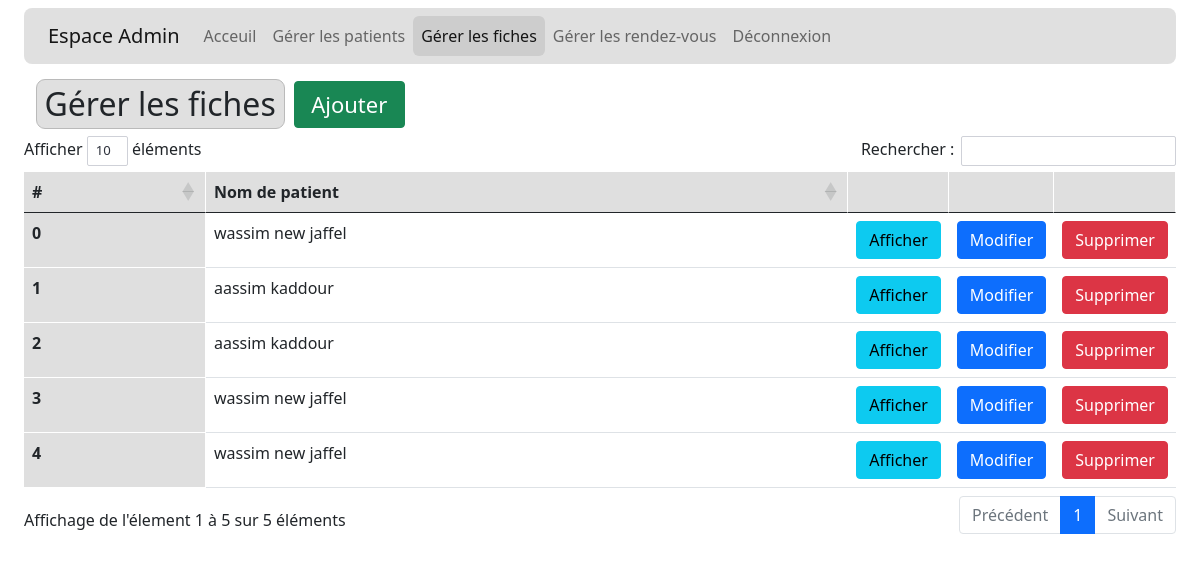
Screenshot of /manage_fiche/index.php (signed in) with the database file from the repository.
### tables this page shows
CREATE TABLE `fiche` (
  `id` int(11) NOT NULL,
  `id_patient` int(11) NOT NULL,
  `teeth` varchar(255) NOT NULL,
  `observations` longtext NOT NULL
);

CREATE TABLE `patient` (
  `id` int(11) NOT NULL,
  `nom` varchar(45) NOT NULL,
  `prenom` varchar(45) NOT NULL,
  `date_de_naissance` date NOT NULL,
  `adresse` varchar(45) DEFAULT NULL,
  `tel` varchar(45) DEFAULT NULL,
  `profession` varchar(45) DEFAULT NULL
);

### src/services/fiche_service.php (called while the page is built, shortened)
<?php
include($_SERVER["DOCUMENT_ROOT"]."/src/models/fiche.php");
class fiche_service
{
    protected $_db;
    public function __construct(PDO $db)
    {
        $this->_db = $db;
    }
    public function getAll()
    {
        include("patient_service.php");
        $patient_service = new patient_service($this->_db);
        $sql="SELECT * FROM `fiche`";
        $result = $this->_db->query($sql);
        $fiches = [];
        while($donneee=$result->fetch()){
            $patient = $patient_service->getById($donneee['id_patient']);
            $_fiche = new fiche($donneee['id'],$patient,$donneee['teeth'],$donneee['observations']);
            array_push($fiches,$_fiche);
        }
        return $fiches;
    }
}

### src/services/patient_service.php (called while the page is built, shortened)
<?php
include($_SERVER["DOCUMENT_ROOT"]."/src/models/patient.php");
class patient_service
{
    protected $_db;
    public function __construct(PDO $db)
    {
        $this->_db = $db;
    }
    public function getById($id)
    {
        $sql="SELECT * FROM patient WHERE id=$id";
        $result = $this->_db->query($sql);
        while($donneee=$result->fetch()){
            $_patient = new patient($donneee['id'],$donneee['nom'],$donneee['prenom'],$donneee['date_de_naissance'],$donneee['adresse'],$donneee['tel'],$donneee['profession']);
        }
        return $_patient;
    }
}

### src/models/fiche.php (called while the page is built, shortened)
<?php
class fiche
{
    protected $id;
    protected $patient;
    public function __construct($id, $patient, $teeth,$observations)
    {
       $this->id = $id;
       $this->patient = $patient;
    }
    public function getId()
    {
        return $this->id;
    }
    public function getpatient()
    {
        return $this->patient;
    }
}
?>

### src/models/patient.php (called while the page is built, shortened)
<?php
class patient
{
    protected $first_name;
    protected $last_name;
    public function __construct($id, $first_name, $last_name,$anniversary,$address,$tel,$work)
    {
       $this->first_name = $first_name;
       $this->last_name = $last_name;
    }
    public function getFirst_name()
    {
        return $this->first_name;
    }
    public function getLast_name()
    {
        return $this->last_name;
    }
}
?>

### manage_fiche/index.php (the view, shortened to what this page needs)
<?php
include("../src/services/fiche_service.php");
include('../db/config.php');
?>
<!DOCTYPE html>
<html lang="fr">
<head>
    <link href="https://cdn.jsdelivr.net/npm/bootstrap@5.1.0/dist/css/bootstrap.min.css" rel="stylesheet"
>
    <link href="../assets/style.css" rel="stylesheet">
    <link href="https://cdn.datatables.net/1.10.25/css/dataTables.bootstrap5.min.css" rel="stylesheet"
>
</head>
<body>
    <nav class="navbar navbar-light " aria-label="First navbar example">
        <div class="container-fluid">
            <div class="row" style="width: 100%;margin: auto;">
                <div class="col-md-12 col-lg-12">
                    <nav class="navbar navbar-expand-lg navbar-light bg-light" style="
    background-color: #d6d6d6bf !important;
    border-radius: 8px;
">
                        <div class="container-fluid">
                            <a class="navbar-brand" href="/">Espace Admin</a>
                            <div class="collapse navbar-collapse" id="navbarSupportedContent">
                                <ul class="navbar-nav me-auto mb-2 mb-lg-0">
                                    <li class="nav-item">
                                        <a class="nav-link" aria-current="page" href="/">Acceuil</a>
                                    </li>
                                    <li class="nav-item">
                                        <a class="nav-link" href="/manage_patient/">Gérer les patients</a>
                                    </li>
                                    <li class="nav-item">
                                        <a class="nav-link active" href="/manage_fiche/">Gérer les fiches</a>
                                    </li>
                                    <li class="nav-item">
                                        <a class="nav-link" href="/manage_appointment/">Gérer les rendez-vous</a>
                                    </li>
                                    <li class="nav-item">
                                        <a class="nav-link" href="/logout.php">Déconnexion</a>
                                    </li>
                                </ul>
                            </div>
                        </div>
                    </nav>
                </div>
            </div>
        </div>
    </nav>
    <div class="row" style="width: 98%;margin: auto;">
        <div class="col-md-12 col-lg-12">
            <div class="row" style="width: 98%;margin: auto;">
                <h2
                    style="width: fit-content;margin-bottom: 7px;margin-top: 7px;background-color: #e0e0e0;padding: 5px 8px;border-radius: 9px;border: 1px solid #bababa;float: left;">
                    Gérer les fiches</h2>
                <a href="add_fiche.php" class="btn btn-success"
                    style="width: 111px;float: right;height: fit-content;font-size: 22px;margin-left: 11px;margin: auto 9px;">Ajouter</a>
            </div>
            <table id="ficheTable" class="table" style=" margin-top: 37px; ">
                <thead>
                    <tr>
                        <th scope="col">#</th>
                        <th scope="col">Nom de patient</th>
                        <th scope="col" style="width: 5%;"></th>
                        <th scope="col" style="width: 5%;"></th>
                        <th scope="col" style="width: 5%;"></th>
                    </tr>
                </thead>
                <tbody>
                    <?php $fiche_service = new fiche_service($db);
            $list_fiche = $fiche_service->getAll();
            for ($i=0; $i < count($list_fiche); $i++) {
            ?>
                    <tr>
                        <th scope="row"><?php echo $i; ?></th>
                        <td><?php print($list_fiche[$i]->getpatient()->getFirst_name().' '.$list_fiche[$i]->getpatient()->getLast_name()); ?>
                        </td>
                        <td><a href="./fiche.php?id=<?php echo $list_fiche[$i]->getId(); ?>"
                                class="btn btn-info">Afficher</a></td>
                        <td><a href="edit_fiche.php?id=<?php echo $list_fiche[$i]->getId(); ?>"
                                class="btn btn-primary">Modifier</a></td>
                        <td><a href="delete_fiche_action.php?id=<?php echo $list_fiche[$i]->getId(); ?>"
                                class="btn btn-danger">Supprimer</a></td>
                    </tr>
                    <?php
                      }
                    ?>
                </tbody>
            </table>
        </div>
    </div>
</body>
</html>

### assets/style.css (style rules this page uses)
.navbar-light .navbar-nav .nav-link.active, .navbar-light .navbar-nav .show > .nav-link { background-color: #cdcdcd !important; border-radius: 6px; }
tr > th:nth-child(-n + 6) { background-color: #dfdfdf; border-right: 1px solid #ffffff; border-bottom: 1px solid #ffffff; }

### rows the page displays
fiche: id_patient.nom "wassim new", id_patient.prenom "jaffel"
fiche: id_patient.nom "aassim", id_patient.prenom "kaddour"
fiche: id_patient.nom "aassim", id_patient.prenom "kaddour"
fiche: id_patient.nom "wassim new", id_patient.prenom "jaffel"
fiche: id_patient.nom "wassim new", id_patient.prenom "jaffel"
